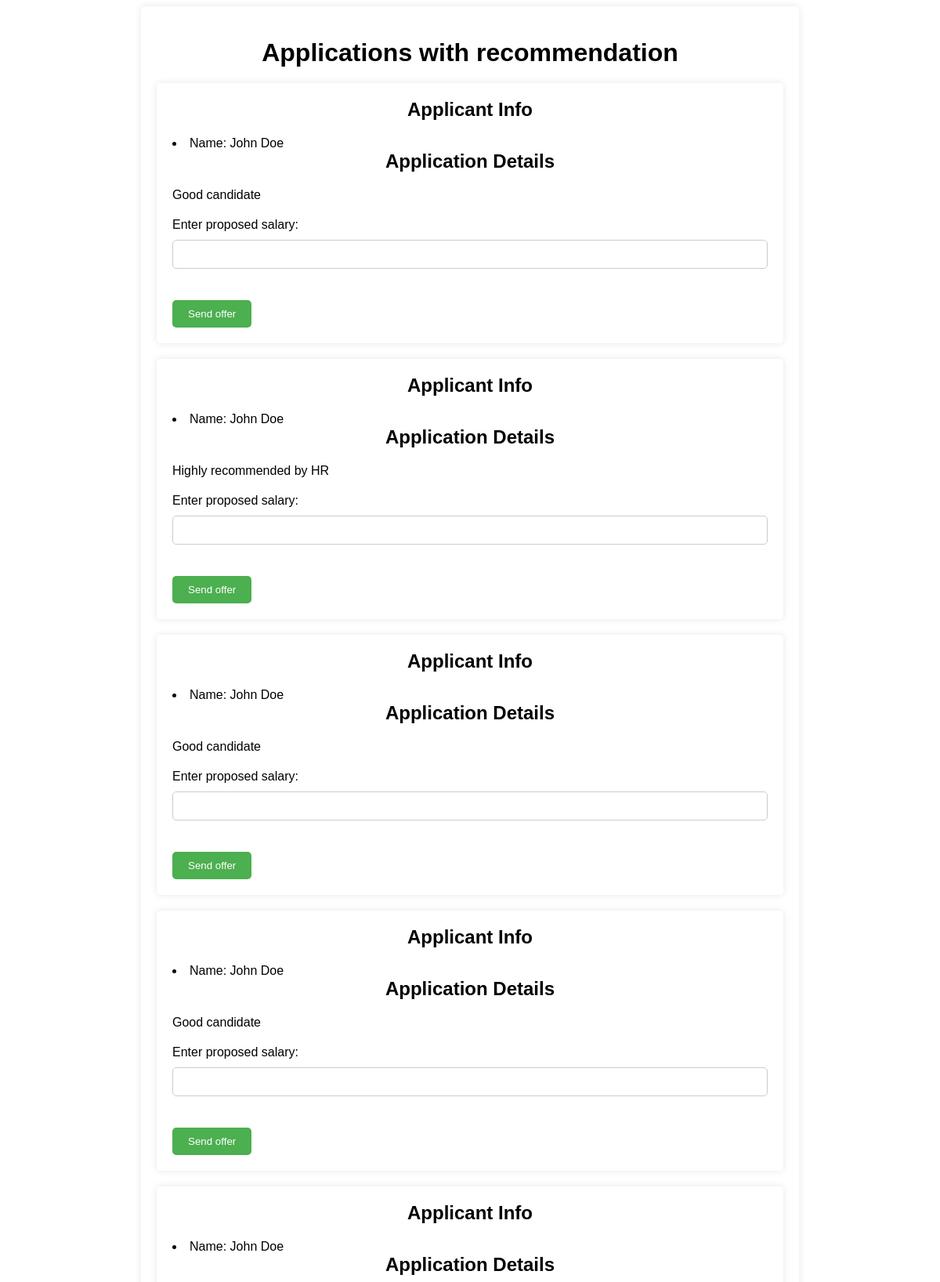
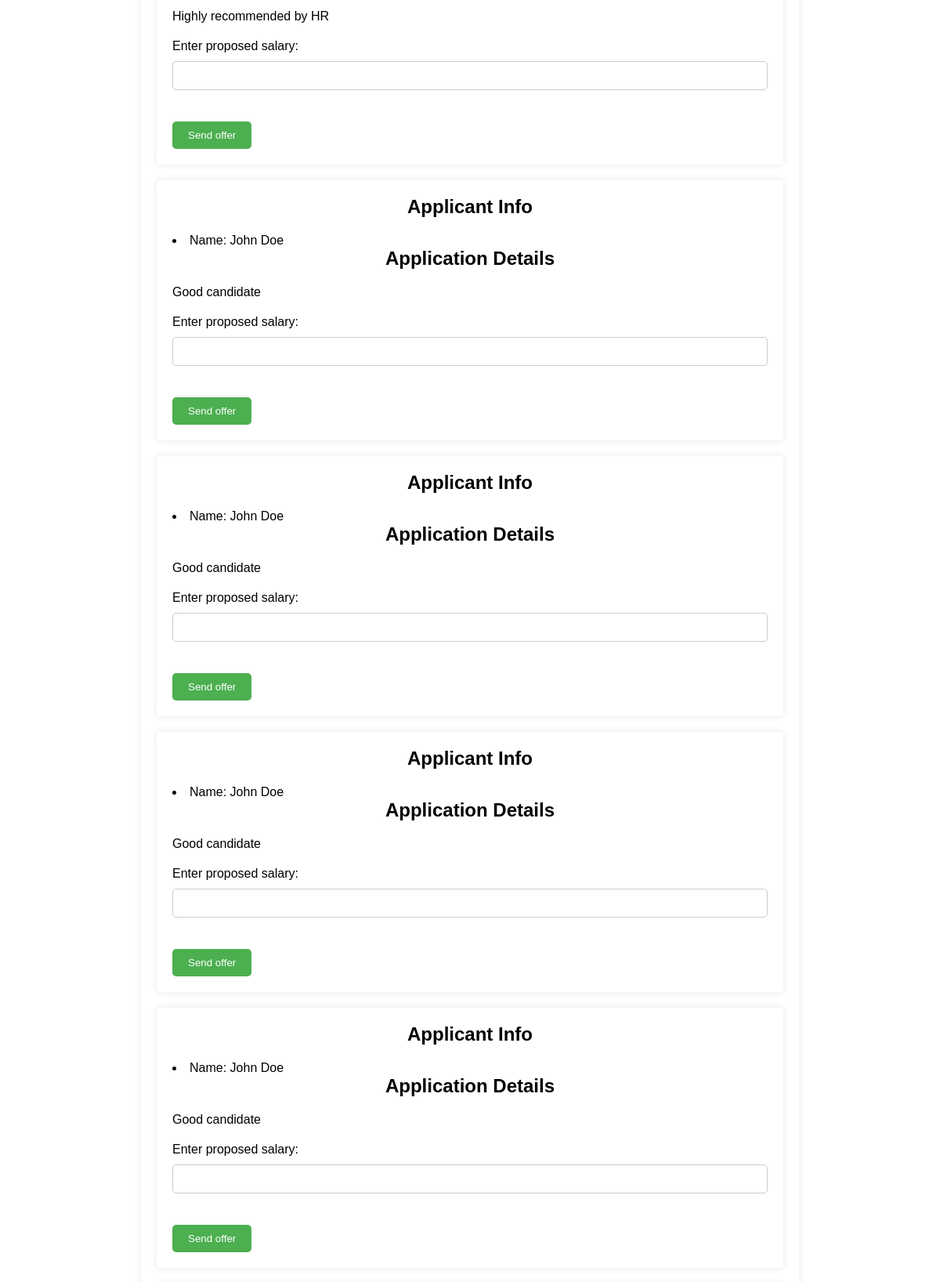
The page /applications_filled (upper part) on the database its author committed (2 pictures, top to bottom).
### app.py (models this page shows, shortened)
class Application(db.Model):
    id = db.Column(db.Integer, primary_key=True)
    recommendation = db.Column(db.String(500))
    applicant_id = db.Column(db.Integer, db.ForeignKey('applicant.id'), unique=False, nullable=False)
    applicant = db.relationship("Applicant", back_populates="applications")
    position_id = db.Column(db.Integer, db.ForeignKey('position.id'), unique=False, nullable=False)
    position = db.relationship("Position", back_populates="applications")

class Applicant(db.Model):
    id = db.Column(db.Integer, primary_key=True)
    first_name = db.Column(db.String(45))
    last_name = db.Column(db.String(45))
    id_cv = db.Column(db.Integer, db.ForeignKey('cv.id'))
    applications = db.relationship('Application', back_populates='applicant', lazy='dynamic')
    offers = db.relationship('Offer', back_populates='applicant', lazy='dynamic')

### app.py (the view)
@app.route('/applications_filled')
def get_applications_filled():
    applications = Application.query.filter(Application.recommendation != "").all()
    return render_template('applications_filled.html', applications = applications)

### templates/applications_filled.html (shortened to what this page needs)
<!DOCTYPE html>
<html lang="en">
<head>
    <link rel="stylesheet" type="text/css" href="{{ url_for('static', filename='styles/styles.css') }}">
</head>
<div class="container">
    <h1>Applications with recommendation</h1>
    <div class = "content_applications">
        {% for application in applications %}
            <div class="application">
                <h2>Applicant Info</h2>
                <li>Name: {{ application.applicant.first_name }} {{ application.applicant.last_name }}</li>
                <h2>Application Details</h2>
                <p>{{ application.recommendation }}</p>
                <div class="update-container">
                    <label for="salary">Enter proposed salary:</label>
                    <input type="text" id="salary-{{ application.id }}">
                    <button class="update-application-button" data-id="{{ application.id }}">Send offer</button>
                </div>
            </div>
        {% endfor %}
        </div>
</div>
<body>
</body>
</html>

### static/styles/styles.css (style rules this page uses)
* { font-family: Arial, sans-serif; }
.container { max-width: 800px; margin: 0 auto; padding: 20px; }
.application { background-color: #fff; border-radius: 5px; padding: 20px; margin-bottom: 20px; box-shadow: 0 0 10px rgba(0, 0, 0, 0.1); }
.application h2 { margin-top: 0; }
.update-container { margin-top: 20px; }
.update-container label { display: block; margin-bottom: 10px; }
.update-container input[type="text"] { width: 100%; padding: 10px; border-radius: 5px; border: 1px solid #ccc; margin-bottom: 10px; box-sizing: border-box; }
.update-container button { padding: 10px 20px; border: none; border-radius: 5px; background-color: #4CAF50; color: white; cursor: pointer; transition: background-color 0.3s; }
.container { background-color: #fff; border-radius: 5px; padding: 20px; box-shadow: 0 0 10px rgba(0, 0, 0, 0.1); }
.container h1 { text-align: center; margin-bottom: 20px; }
label { margin-bottom: 10px; }
input[type="text"] { width: 100%; padding: 10px; border-radius: 5px; border: 1px solid #ccc; margin-bottom: 10px; box-sizing: border-box; }
h2 { text-align: center; margin-bottom: 20px; }
label { margin-bottom: 5px; }
input[type="text"] { padding: 10px; border-radius: 5px; border: 1px solid #ccc; margin-bottom: 10px; box-sizing: border-box; }
.content_applications { margin-left: 0px; }
.update-application-button { margin-top: 30px; }

### rows shown on the page
Application: applicant.first_name "John", applicant.last_name "Doe", recommendation "Good candidate"
Application: applicant.first_name "John", applicant.last_name "Doe", recommendation "Highly recommended by HR"
Application: applicant.first_name "John", applicant.last_name "Doe", recommendation "Good candidate"
Application: applicant.first_name "John", applicant.last_name "Doe", recommendation "Good candidate"
Application: applicant.first_name "John", applicant.last_name "Doe", recommendation "Highly recommended by HR"
Application: applicant.first_name "John", applicant.last_name "Doe", recommendation "Good candidate"
Application: applicant.first_name "John", applicant.last_name "Doe", recommendation "Good candidate"
Application: applicant.first_name "John", applicant.last_name "Doe", recommendation "Good candidate"
Application: applicant.first_name "John", applicant.last_name "Doe", recommendation "Good candidate"
